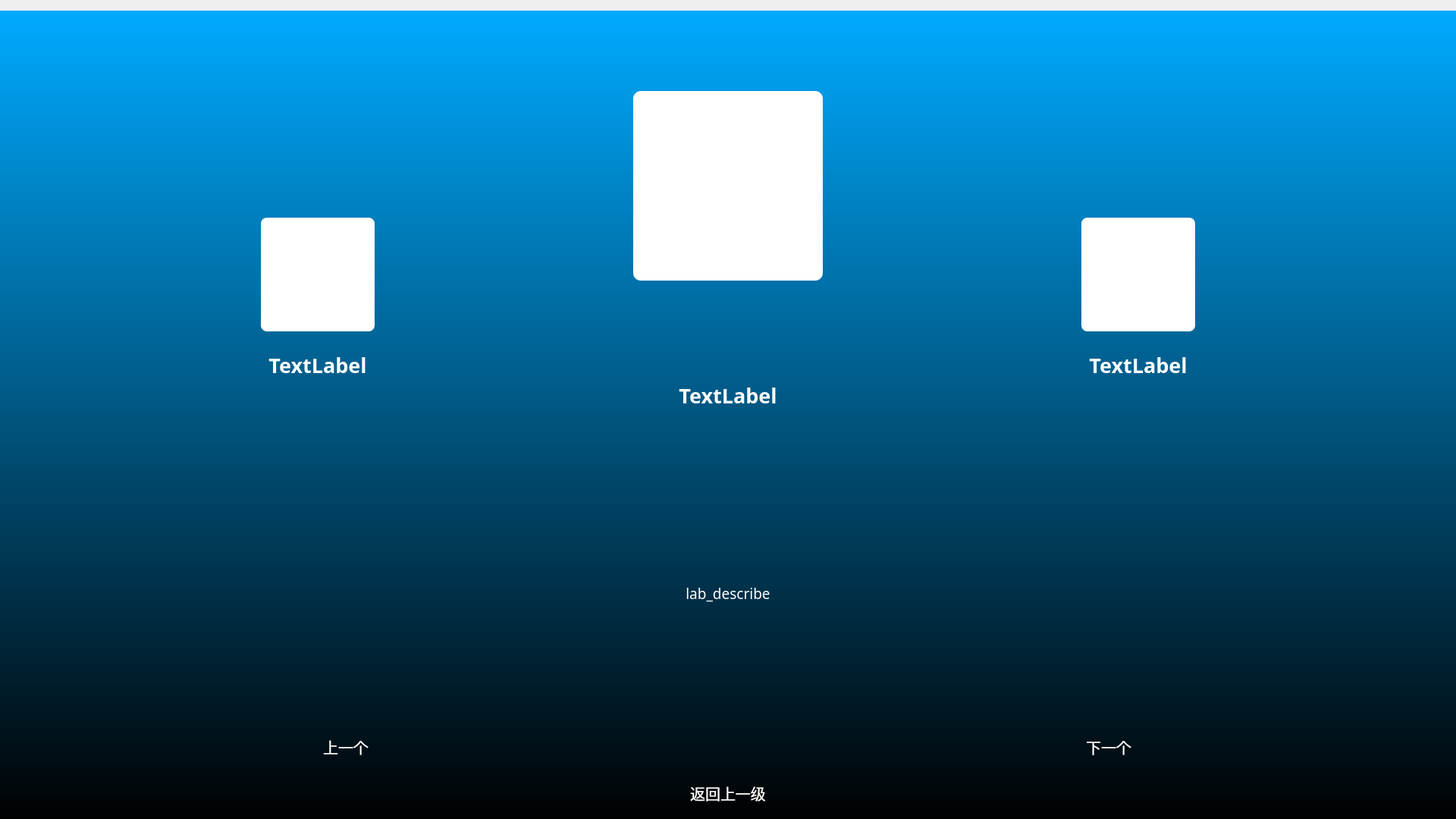
<?xml version="1.0" encoding="UTF-8"?>
<ui version="4.0">
 <class>Lessons_Select</class>
 <widget class="QWidget" name="Lessons_Select">
  <property name="geometry">
   <rect>
    <x>0</x>
    <y>0</y>
    <width>1920</width>
    <height>1080</height>
   </rect>
  </property>
  <property name="windowTitle">
   <string>Form</string>
  </property>
  <layout class="QVBoxLayout" name="verticalLayout_3">
   <property name="spacing">
    <number>0</number>
   </property>
   <property name="leftMargin">
    <number>0</number>
   </property>
   <property name="topMargin">
    <number>0</number>
   </property>
   <property name="rightMargin">
    <number>0</number>
   </property>
   <property name="bottomMargin">
    <number>0</number>
   </property>
   <item>
    <widget class="QLabel" name="label">
     <property name="text">
      <string/>
     </property>
     <property name="pixmap">
      <pixmap resource="../res.qrc">:/background/figs/background/头部5.png</pixmap>
     </property>
     <property name="scaledContents">
      <bool>true</bool>
     </property>
    </widget>
   </item>
   <item>
    <widget class="QFrame" name="base_frame">
     <property name="sizePolicy">
      <sizepolicy hsizetype="Preferred" vsizetype="Preferred">
       <horstretch>0</horstretch>
       <verstretch>0</verstretch>
      </sizepolicy>
     </property>
     <property name="styleSheet">
      <string notr="true">QFrame{background-color: qlineargradient(spread:pad, x1:0, y1:0, x2:0, y2:1,stop:0 rgb(0, 170, 255), stop:1 rgba(0, 0, 0, 255));}</string>
     </property>
     <property name="frameShape">
      <enum>QFrame::NoFrame</enum>
     </property>
     <property name="frameShadow">
      <enum>QFrame::Raised</enum>
     </property>
     <layout class="QVBoxLayout" name="verticalLayout_2">
      <item>
       <layout class="QHBoxLayout" name="horizontalLayout_2">
        <item>
         <spacer name="horizontalSpacer_3">
          <property name="orientation">
           <enum>Qt::Horizontal</enum>
          </property>
          <property name="sizeHint" stdset="0">
           <size>
            <width>40</width>
            <height>20</height>
           </size>
          </property>
         </spacer>
        </item>
        <item>
         <layout class="QVBoxLayout" name="left_fig">
          <item>
           <spacer name="verticalSpacer_7">
            <property name="orientation">
             <enum>Qt::Vertical</enum>
            </property>
            <property name="sizeType">
             <enum>QSizePolicy::Expanding</enum>
            </property>
            <property name="sizeHint" stdset="0">
             <size>
              <width>20</width>
              <height>40</height>
             </size>
            </property>
           </spacer>
          </item>
          <item>
           <widget class="QLabel" name="lab_left_fig">
            <property name="minimumSize">
             <size>
              <width>150</width>
              <height>150</height>
             </size>
            </property>
            <property name="maximumSize">
             <size>
              <width>150</width>
              <height>150</height>
             </size>
            </property>
            <property name="styleSheet">
             <string notr="true">background-color: rgb(255, 255, 255);
border-radius: 8px;</string>
            </property>
            <property name="text">
             <string/>
            </property>
            <property name="alignment">
             <set>Qt::AlignCenter</set>
            </property>
           </widget>
          </item>
          <item>
           <spacer name="verticalSpacer_23">
            <property name="orientation">
             <enum>Qt::Vertical</enum>
            </property>
            <property name="sizeType">
             <enum>QSizePolicy::Fixed</enum>
            </property>
            <property name="sizeHint" stdset="0">
             <size>
              <width>20</width>
              <height>20</height>
             </size>
            </property>
           </spacer>
          </item>
          <item>
           <widget class="QLabel" name="lab_left_title">
            <property name="font">
             <font>
              <family>微软雅黑</family>
              <pointsize>20</pointsize>
              <bold>true</bold>
             </font>
            </property>
            <property name="styleSheet">
             <string notr="true">color:rgb(255, 255, 255);background-color:rgba(255, 255, 255, 0)</string>
            </property>
            <property name="text">
             <string>TextLabel</string>
            </property>
            <property name="alignment">
             <set>Qt::AlignCenter</set>
            </property>
           </widget>
          </item>
          <item>
           <spacer name="verticalSpacer_24">
            <property name="orientation">
             <enum>Qt::Vertical</enum>
            </property>
            <property name="sizeType">
             <enum>QSizePolicy::Expanding</enum>
            </property>
            <property name="sizeHint" stdset="0">
             <size>
              <width>20</width>
              <height>40</height>
             </size>
            </property>
           </spacer>
          </item>
         </layout>
        </item>
        <item>
         <spacer name="horizontalSpacer">
          <property name="orientation">
           <enum>Qt::Horizontal</enum>
          </property>
          <property name="sizeHint" stdset="0">
           <size>
            <width>40</width>
            <height>20</height>
           </size>
          </property>
         </spacer>
        </item>
        <item>
         <layout class="QVBoxLayout" name="verticalLayout" stretch="1,3,1,1,2">
          <item>
           <spacer name="verticalSpacer_21">
            <property name="orientation">
             <enum>Qt::Vertical</enum>
            </property>
            <property name="sizeHint" stdset="0">
             <size>
              <width>20</width>
              <height>40</height>
             </size>
            </property>
           </spacer>
          </item>
          <item>
           <widget class="QLabel" name="lab_center_fig">
            <property name="minimumSize">
             <size>
              <width>250</width>
              <height>250</height>
             </size>
            </property>
            <property name="maximumSize">
             <size>
              <width>250</width>
              <height>250</height>
             </size>
            </property>
            <property name="styleSheet">
             <string notr="true">background-color: rgb(255, 255, 255);
border-radius: 10px;
</string>
            </property>
            <property name="text">
             <string/>
            </property>
           </widget>
          </item>
          <item>
           <spacer name="verticalSpacer_2">
            <property name="orientation">
             <enum>Qt::Vertical</enum>
            </property>
            <property name="sizeHint" stdset="0">
             <size>
              <width>20</width>
              <height>40</height>
             </size>
            </property>
           </spacer>
          </item>
          <item>
           <widget class="QLabel" name="lab_center_title">
            <property name="font">
             <font>
              <family>微软雅黑</family>
              <pointsize>20</pointsize>
              <bold>true</bold>
             </font>
            </property>
            <property name="styleSheet">
             <string notr="true">color:rgb(255, 255, 255);background-color:rgba(255, 255, 255, 0)</string>
            </property>
            <property name="text">
             <string>TextLabel</string>
            </property>
            <property name="alignment">
             <set>Qt::AlignCenter</set>
            </property>
           </widget>
          </item>
          <item>
           <spacer name="verticalSpacer_22">
            <property name="orientation">
             <enum>Qt::Vertical</enum>
            </property>
            <property name="sizeHint" stdset="0">
             <size>
              <width>247</width>
              <height>20</height>
             </size>
            </property>
           </spacer>
          </item>
         </layout>
        </item>
        <item>
         <spacer name="horizontalSpacer_2">
          <property name="orientation">
           <enum>Qt::Horizontal</enum>
          </property>
          <property name="sizeHint" stdset="0">
           <size>
            <width>40</width>
            <height>20</height>
           </size>
          </property>
         </spacer>
        </item>
        <item>
         <layout class="QVBoxLayout" name="right_fig">
          <item>
           <spacer name="verticalSpacer_25">
            <property name="orientation">
             <enum>Qt::Vertical</enum>
            </property>
            <property name="sizeType">
             <enum>QSizePolicy::Expanding</enum>
            </property>
            <property name="sizeHint" stdset="0">
             <size>
              <width>20</width>
              <height>264</height>
             </size>
            </property>
           </spacer>
          </item>
          <item>
           <widget class="QLabel" name="lab_right_fig">
            <property name="minimumSize">
             <size>
              <width>150</width>
              <height>150</height>
             </size>
            </property>
            <property name="maximumSize">
             <size>
              <width>150</width>
              <height>150</height>
             </size>
            </property>
            <property name="styleSheet">
             <string notr="true">background-color: rgb(255, 255, 255);
border-radius: 8px;</string>
            </property>
            <property name="text">
             <string/>
            </property>
            <property name="alignment">
             <set>Qt::AlignCenter</set>
            </property>
           </widget>
          </item>
          <item>
           <spacer name="verticalSpacer_26">
            <property name="orientation">
             <enum>Qt::Vertical</enum>
            </property>
            <property name="sizeType">
             <enum>QSizePolicy::Fixed</enum>
            </property>
            <property name="sizeHint" stdset="0">
             <size>
              <width>20</width>
              <height>20</height>
             </size>
            </property>
           </spacer>
          </item>
          <item>
           <widget class="QLabel" name="lab_right_title">
            <property name="font">
             <font>
              <family>微软雅黑</family>
              <pointsize>20</pointsize>
              <bold>true</bold>
             </font>
            </property>
            <property name="styleSheet">
             <string notr="true">color:rgb(255, 255, 255);background-color:rgba(255, 255, 255, 0)</string>
            </property>
            <property name="text">
             <string>TextLabel</string>
            </property>
            <property name="alignment">
             <set>Qt::AlignCenter</set>
            </property>
           </widget>
          </item>
          <item>
           <spacer name="verticalSpacer_27">
            <property name="orientation">
             <enum>Qt::Vertical</enum>
            </property>
            <property name="sizeType">
             <enum>QSizePolicy::Expanding</enum>
            </property>
            <property name="sizeHint" stdset="0">
             <size>
              <width>20</width>
              <height>263</height>
             </size>
            </property>
           </spacer>
          </item>
         </layout>
        </item>
        <item>
         <spacer name="horizontalSpacer_4">
          <property name="orientation">
           <enum>Qt::Horizontal</enum>
          </property>
          <property name="sizeHint" stdset="0">
           <size>
            <width>40</width>
            <height>20</height>
           </size>
          </property>
         </spacer>
        </item>
       </layout>
      </item>
      <item>
       <layout class="QVBoxLayout" name="bottom">
        <item>
         <layout class="QHBoxLayout" name="table" stretch="1,0,1">
          <item>
           <spacer name="horizontalSpacer_5">
            <property name="orientation">
             <enum>Qt::Horizontal</enum>
            </property>
            <property name="sizeHint" stdset="0">
             <size>
              <width>40</width>
              <height>20</height>
             </size>
            </property>
           </spacer>
          </item>
          <item>
           <widget class="QLabel" name="lab_describe">
            <property name="font">
             <font>
              <family>Agency FB</family>
              <pointsize>14</pointsize>
             </font>
            </property>
            <property name="styleSheet">
             <string notr="true">color:rgb(255, 255, 255);background-color:rgba(255, 255, 255, 0)</string>
            </property>
            <property name="text">
             <string>lab_describe</string>
            </property>
            <property name="alignment">
             <set>Qt::AlignCenter</set>
            </property>
           </widget>
          </item>
          <item>
           <spacer name="horizontalSpacer_6">
            <property name="orientation">
             <enum>Qt::Horizontal</enum>
            </property>
            <property name="sizeHint" stdset="0">
             <size>
              <width>40</width>
              <height>20</height>
             </size>
            </property>
           </spacer>
          </item>
         </layout>
        </item>
        <item>
         <spacer name="verticalSpacer">
          <property name="orientation">
           <enum>Qt::Vertical</enum>
          </property>
          <property name="sizeHint" stdset="0">
           <size>
            <width>20</width>
            <height>40</height>
           </size>
          </property>
         </spacer>
        </item>
        <item>
         <layout class="QHBoxLayout" name="select_btn">
          <item>
           <widget class="QPushButton" name="btn_left">
            <property name="sizePolicy">
             <sizepolicy hsizetype="Minimum" vsizetype="Fixed">
              <horstretch>50</horstretch>
              <verstretch>0</verstretch>
             </sizepolicy>
            </property>
            <property name="minimumSize">
             <size>
              <width>200</width>
              <height>50</height>
             </size>
            </property>
            <property name="maximumSize">
             <size>
              <width>200</width>
              <height>50</height>
             </size>
            </property>
            <property name="font">
             <font>
              <family>微软雅黑</family>
              <pointsize>15</pointsize>
             </font>
            </property>
            <property name="layoutDirection">
             <enum>Qt::RightToLeft</enum>
            </property>
            <property name="styleSheet">
             <string notr="true">color: rgb(255, 255, 255);</string>
            </property>
            <property name="text">
             <string>上一个</string>
            </property>
            <property name="icon">
             <iconset resource="../res.qrc">
              <normaloff>:/icons/figs/icon/左箭头.png</normaloff>:/icons/figs/icon/左箭头.png</iconset>
            </property>
            <property name="iconSize">
             <size>
              <width>50</width>
              <height>50</height>
             </size>
            </property>
            <property name="flat">
             <bool>true</bool>
            </property>
           </widget>
          </item>
          <item>
           <widget class="QPushButton" name="btn_enter">
            <property name="minimumSize">
             <size>
              <width>100</width>
              <height>60</height>
             </size>
            </property>
            <property name="maximumSize">
             <size>
              <width>100</width>
              <height>60</height>
             </size>
            </property>
            <property name="text">
             <string/>
            </property>
            <property name="icon">
             <iconset resource="../res.qrc">
              <normaloff>:/icons/figs/icon/登入.png</normaloff>:/icons/figs/icon/登入.png</iconset>
            </property>
            <property name="iconSize">
             <size>
              <width>55</width>
              <height>55</height>
             </size>
            </property>
            <property name="flat">
             <bool>true</bool>
            </property>
           </widget>
          </item>
          <item>
           <widget class="QPushButton" name="btn_right">
            <property name="minimumSize">
             <size>
              <width>200</width>
              <height>50</height>
             </size>
            </property>
            <property name="maximumSize">
             <size>
              <width>200</width>
              <height>50</height>
             </size>
            </property>
            <property name="font">
             <font>
              <family>微软雅黑</family>
              <pointsize>15</pointsize>
             </font>
            </property>
            <property name="styleSheet">
             <string notr="true">color: rgb(255, 255, 255);</string>
            </property>
            <property name="text">
             <string>下一个</string>
            </property>
            <property name="icon">
             <iconset resource="../res.qrc">
              <normaloff>:/icons/figs/icon/右箭头.png</normaloff>:/icons/figs/icon/右箭头.png</iconset>
            </property>
            <property name="iconSize">
             <size>
              <width>50</width>
              <height>50</height>
             </size>
            </property>
            <property name="flat">
             <bool>true</bool>
            </property>
           </widget>
          </item>
         </layout>
        </item>
        <item>
         <layout class="QHBoxLayout" name="back_layout">
          <item>
           <spacer name="horizontalSpacer_7">
            <property name="orientation">
             <enum>Qt::Horizontal</enum>
            </property>
            <property name="sizeHint" stdset="0">
             <size>
              <width>40</width>
              <height>20</height>
             </size>
            </property>
           </spacer>
          </item>
          <item>
           <widget class="QPushButton" name="btn_back">
            <property name="sizePolicy">
             <sizepolicy hsizetype="Minimum" vsizetype="Fixed">
              <horstretch>50</horstretch>
              <verstretch>0</verstretch>
             </sizepolicy>
            </property>
            <property name="minimumSize">
             <size>
              <width>200</width>
              <height>50</height>
             </size>
            </property>
            <property name="maximumSize">
             <size>
              <width>200</width>
              <height>50</height>
             </size>
            </property>
            <property name="font">
             <font>
              <family>微软雅黑</family>
              <pointsize>15</pointsize>
             </font>
            </property>
            <property name="focusPolicy">
             <enum>Qt::StrongFocus</enum>
            </property>
            <property name="layoutDirection">
             <enum>Qt::LeftToRight</enum>
            </property>
            <property name="styleSheet">
             <string notr="true">QPushButton{color: rgb(255, 255, 255);border:none}
QPushButton:hover{padding-bottom:8px}</string>
            </property>
            <property name="text">
             <string>返回上一级</string>
            </property>
            <property name="icon">
             <iconset resource="../res.qrc">
              <normaloff>:/icons/figs/icon/返回.png</normaloff>:/icons/figs/icon/返回.png</iconset>
            </property>
            <property name="iconSize">
             <size>
              <width>50</width>
              <height>50</height>
             </size>
            </property>
           </widget>
          </item>
          <item>
           <spacer name="horizontalSpacer_8">
            <property name="orientation">
             <enum>Qt::Horizontal</enum>
            </property>
            <property name="sizeHint" stdset="0">
             <size>
              <width>40</width>
              <height>20</height>
             </size>
            </property>
           </spacer>
          </item>
         </layout>
        </item>
       </layout>
      </item>
     </layout>
    </widget>
   </item>
  </layout>
 </widget>
 <resources>
  <include location="../action/action_system/widgets/res.qrc"/>
  <include location="../res.qrc"/>
 </resources>
 <connections/>
</ui>
